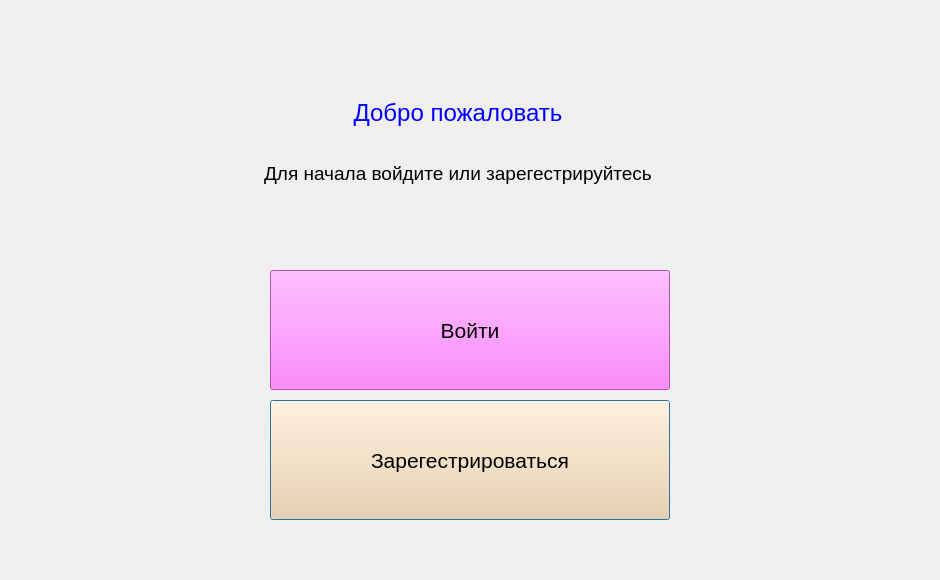
<?xml version="1.0" encoding="UTF-8"?>
<ui version="4.0">
 <class>Dialog</class>
 <widget class="QDialog" name="Dialog">
  <property name="windowModality">
   <enum>Qt::NonModal</enum>
  </property>
  <property name="geometry">
   <rect>
    <x>0</x>
    <y>0</y>
    <width>940</width>
    <height>580</height>
   </rect>
  </property>
  <property name="sizePolicy">
   <sizepolicy hsizetype="Preferred" vsizetype="Preferred">
    <horstretch>0</horstretch>
    <verstretch>0</verstretch>
   </sizepolicy>
  </property>
  <property name="minimumSize">
   <size>
    <width>940</width>
    <height>580</height>
   </size>
  </property>
  <property name="maximumSize">
   <size>
    <width>940</width>
    <height>580</height>
   </size>
  </property>
  <property name="windowTitle">
   <string>Dialog</string>
  </property>
  <property name="sizeGripEnabled">
   <bool>false</bool>
  </property>
  <widget class="QWidget" name="layoutWidget">
   <property name="geometry">
    <rect>
     <x>35</x>
     <y>70</y>
     <width>841</width>
     <height>121</height>
    </rect>
   </property>
   <layout class="QVBoxLayout" name="verticalLayout_2">
    <property name="spacing">
     <number>0</number>
    </property>
    <property name="sizeConstraint">
     <enum>QLayout::SetMinAndMaxSize</enum>
    </property>
    <property name="leftMargin">
     <number>5</number>
    </property>
    <item alignment="Qt::AlignHCenter|Qt::AlignVCenter">
     <widget class="QLabel" name="label">
      <property name="sizePolicy">
       <sizepolicy hsizetype="Preferred" vsizetype="Preferred">
        <horstretch>0</horstretch>
        <verstretch>0</verstretch>
       </sizepolicy>
      </property>
      <property name="minimumSize">
       <size>
        <width>430</width>
        <height>85</height>
       </size>
      </property>
      <property name="maximumSize">
       <size>
        <width>16777215</width>
        <height>16777215</height>
       </size>
      </property>
      <property name="font">
       <font>
        <family>Arial</family>
        <pointsize>18</pointsize>
       </font>
      </property>
      <property name="styleSheet">
       <string notr="true">color: blue;</string>
      </property>
      <property name="frameShadow">
       <enum>QFrame::Raised</enum>
      </property>
      <property name="midLineWidth">
       <number>0</number>
      </property>
      <property name="text">
       <string>Добро пожаловать</string>
      </property>
      <property name="scaledContents">
       <bool>false</bool>
      </property>
      <property name="alignment">
       <set>Qt::AlignCenter</set>
      </property>
     </widget>
    </item>
    <item>
     <widget class="QLabel" name="label_2">
      <property name="sizePolicy">
       <sizepolicy hsizetype="Preferred" vsizetype="Preferred">
        <horstretch>0</horstretch>
        <verstretch>0</verstretch>
       </sizepolicy>
      </property>
      <property name="minimumSize">
       <size>
        <width>430</width>
        <height>30</height>
       </size>
      </property>
      <property name="maximumSize">
       <size>
        <width>16777215</width>
        <height>40</height>
       </size>
      </property>
      <property name="font">
       <font>
        <family>Arial</family>
        <pointsize>14</pointsize>
       </font>
      </property>
      <property name="frameShadow">
       <enum>QFrame::Raised</enum>
      </property>
      <property name="text">
       <string>Для начала войдите или зарегестрируйтесь</string>
      </property>
      <property name="alignment">
       <set>Qt::AlignCenter</set>
      </property>
     </widget>
    </item>
   </layout>
  </widget>
  <widget class="QPushButton" name="register_btn">
   <property name="geometry">
    <rect>
     <x>270</x>
     <y>400</y>
     <width>400</width>
     <height>120</height>
    </rect>
   </property>
   <property name="sizePolicy">
    <sizepolicy hsizetype="Preferred" vsizetype="Preferred">
     <horstretch>0</horstretch>
     <verstretch>0</verstretch>
    </sizepolicy>
   </property>
   <property name="minimumSize">
    <size>
     <width>206</width>
     <height>59</height>
    </size>
   </property>
   <property name="font">
    <font>
     <family>Arial</family>
     <pointsize>16</pointsize>
    </font>
   </property>
   <property name="styleSheet">
    <string notr="true">background-color: rgb(254, 208, 152)</string>
   </property>
   <property name="text">
    <string>Зарегестрироваться</string>
   </property>
  </widget>
  <widget class="QPushButton" name="login_btn">
   <property name="geometry">
    <rect>
     <x>270</x>
     <y>270</y>
     <width>400</width>
     <height>120</height>
    </rect>
   </property>
   <property name="sizePolicy">
    <sizepolicy hsizetype="Preferred" vsizetype="Preferred">
     <horstretch>0</horstretch>
     <verstretch>0</verstretch>
    </sizepolicy>
   </property>
   <property name="minimumSize">
    <size>
     <width>206</width>
     <height>59</height>
    </size>
   </property>
   <property name="font">
    <font>
     <family>Arial</family>
     <pointsize>16</pointsize>
    </font>
   </property>
   <property name="styleSheet">
    <string notr="true">background-color: rgb(253, 102, 255);</string>
   </property>
   <property name="text">
    <string>Войти</string>
   </property>
  </widget>
 </widget>
 <resources/>
 <connections/>
</ui>
